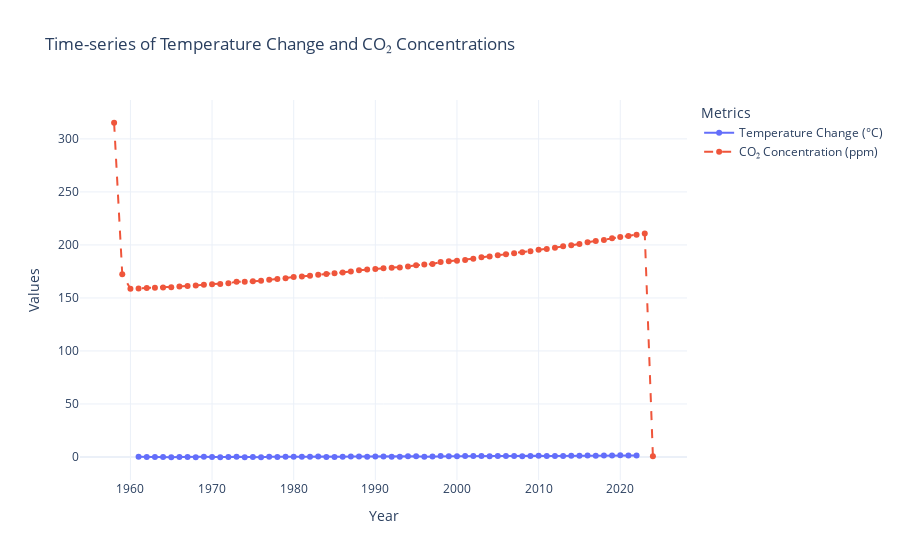

Source (notebook cell):
### Code cell
# time-series plot for temperature and CO2 levels
fig = go.Figure()
fig.add_trace(go.Scatter(
    x=temperature_years.index, y=temperature_years.values,
    mode='lines+markers', name="Temperature Change (°C)"
))
fig.add_trace(go.Scatter(
    x=co2_yearly.index, y=co2_yearly.values,
    mode='lines+markers', name="CO₂ Concentration (ppm)", line=dict(dash='dash')
))
fig.update_layout(
    title="Time-series of Temperature Change and CO₂ Concentrations",
    xaxis_title="Year",
    yaxis_title="Values",
    template="plotly_white",
    legend_title="Metrics"
)
fig.show()
